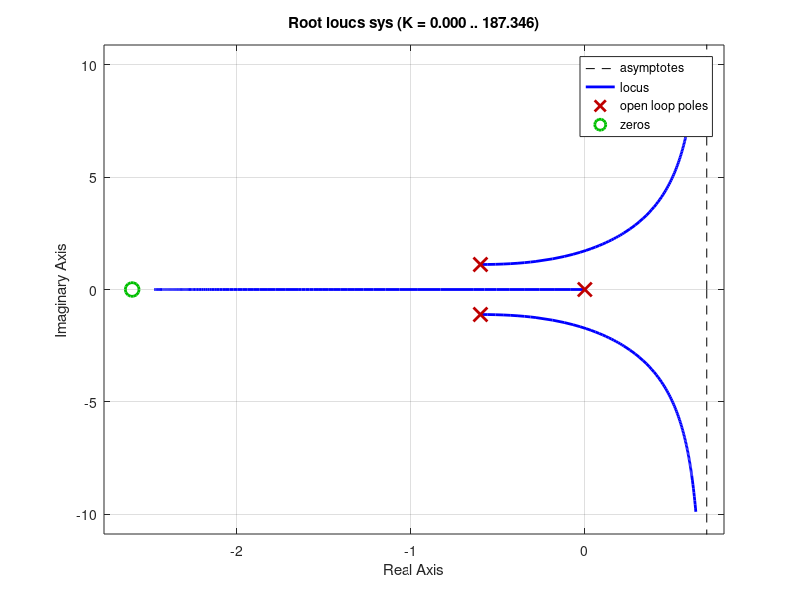
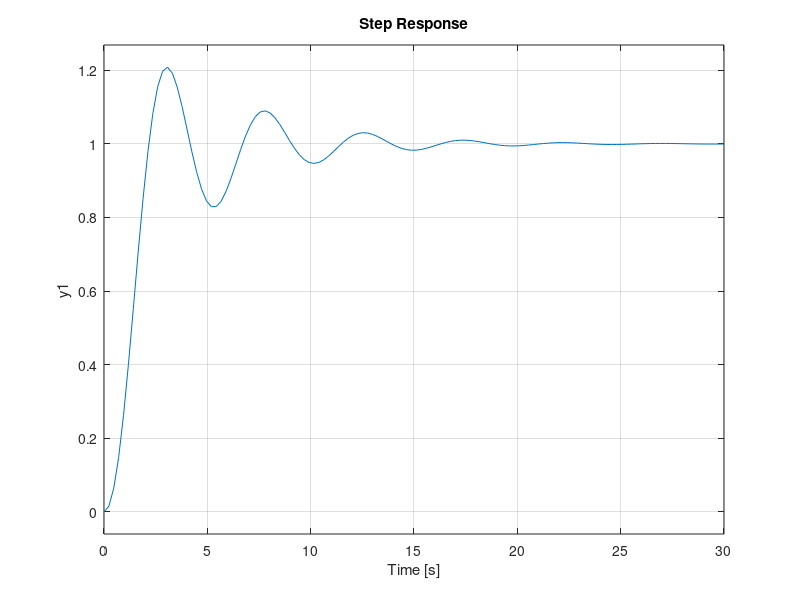
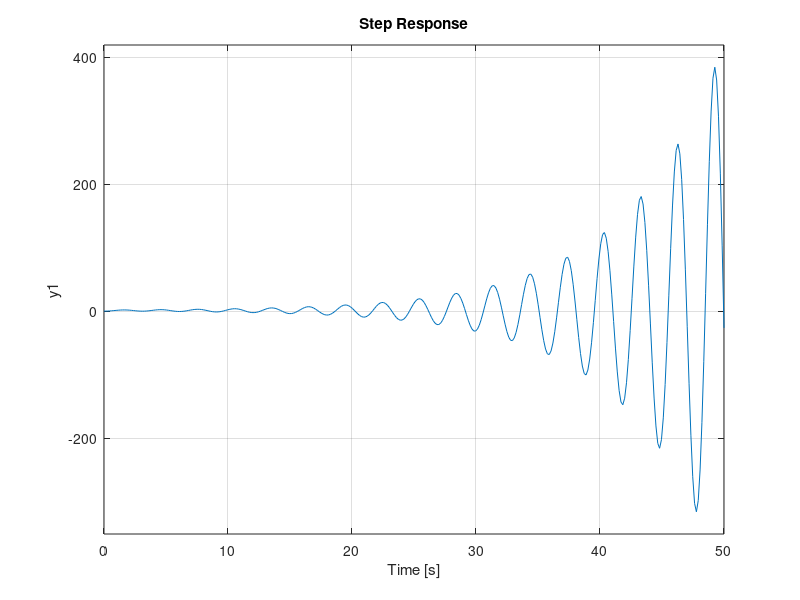

The MATLAB script that drew these images, in order:
clc, clear all

%% Representación de Estado - Análisis de Estabilidad

% Control System Toolbox permite realizar un análisis de estabilidad para
% sistemas lineales, en este caso MATLAB nos proporciona un ejemplo del uso
% de algunas comandos para determinar la estabilidad de un sistema en su
% representación de espacios de estado.

% Si se descomenta la siguiente linea y se corre se puede abrir el codigo
% proporcionado por MATLAB
% openExample('control/StabilityAnalysisOfStateSpaceSystemsExample')

%% Ejemplo

% Se crea un objeto de espacios de estado
A = [-1.2,-1.6,0;1,0,0;0,1,0];
B = [1;0;0];
C = [0,0.5,1.3];
D = 0;
sys = ss(A,B,C,D);

% Ahora, se calcula el sistema para un modelo de espacios de estado en lazo
% cerrado
sysFeedback = feedback(sys,1);

% Con el comando pole se obtienen los polos en el sistema
P = pole(sysFeedback)

% Cuando se tiene que la parte real de los polos es negativa, nos indica
% que se tiene un sistema estable

% Puede ser util saber cuán robusta o frágil es la estabilidad. Una
% indicación de robustez es la variacion que puede tener la ganancia (k)
figure (1)
rlocus(sys)

% Se grafica la respuesta a una entrada paso en el sistema, con k = 1
figure (2)
step(sysFeedback)

% Asumiendo la ganancia como k = 5
sysFeedback = feedback(5*sys,1);
figure (3)
step(sysFeedback)
